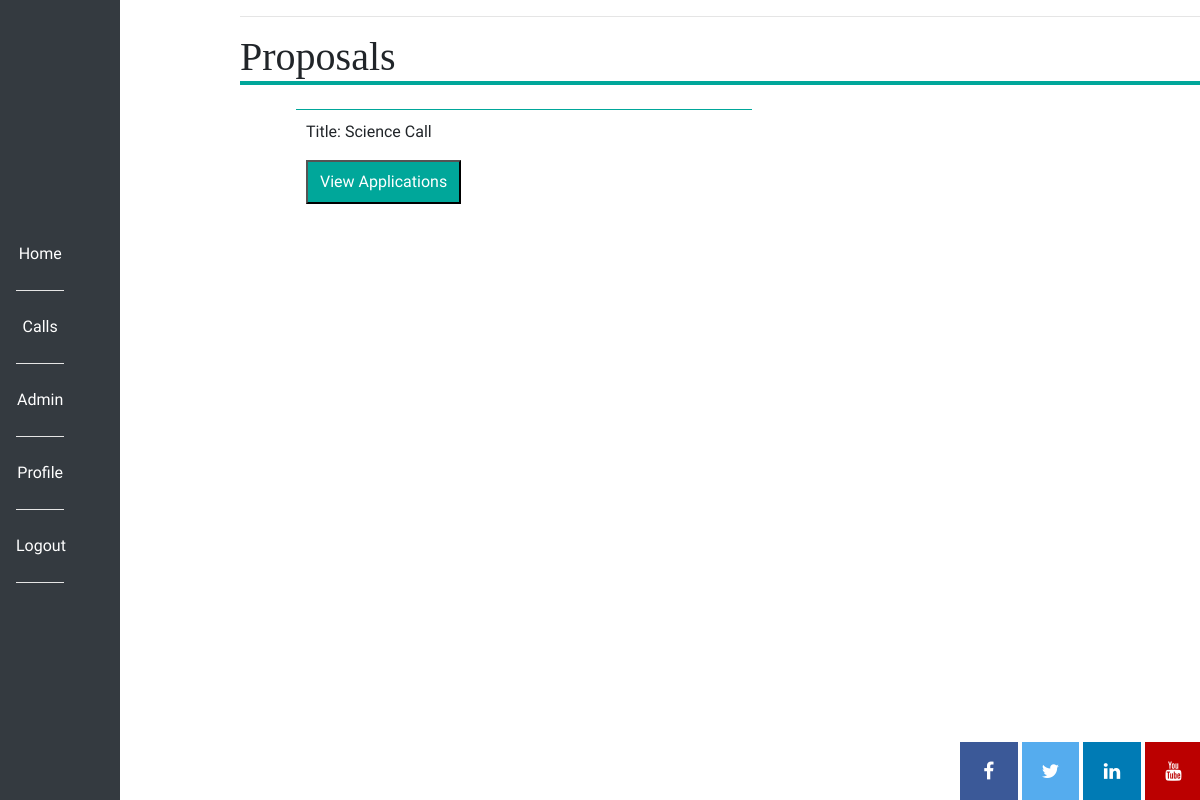
Page /review_applications (signed in) on the earlier database version.
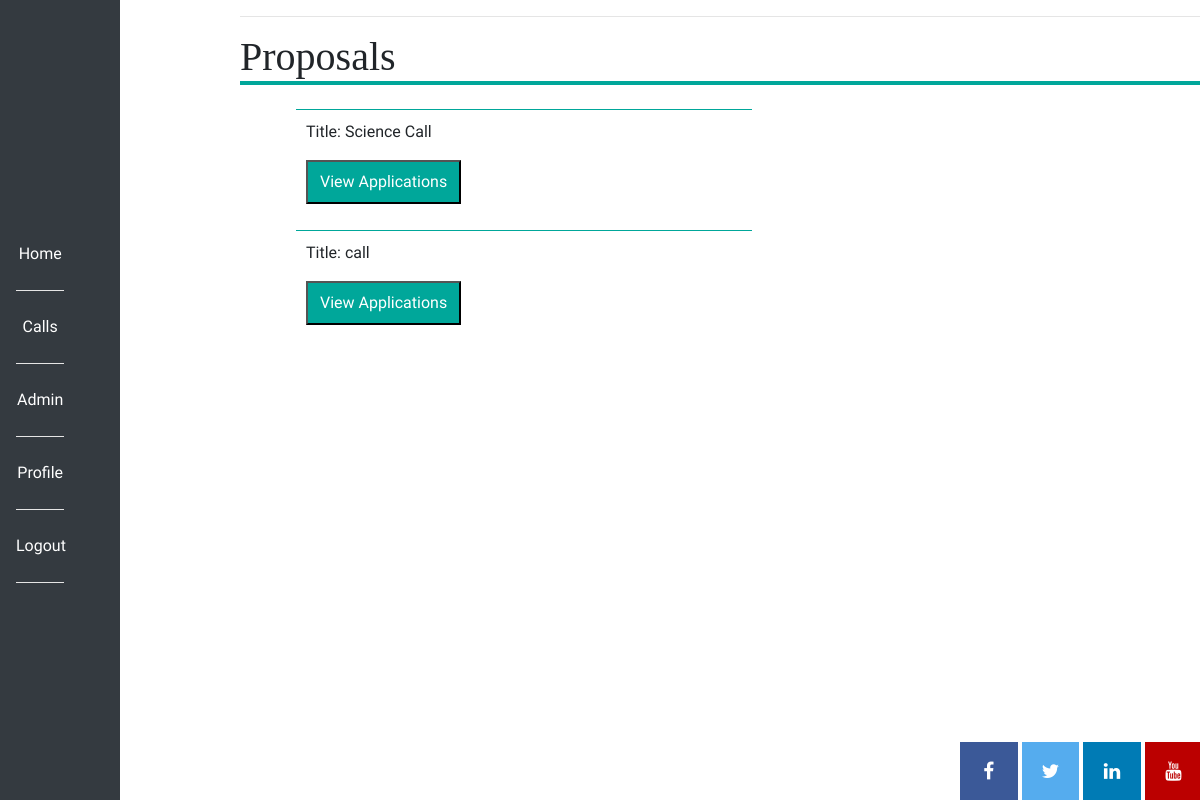
Same page on the later database version.
### app/models.py (models this page shows, shortened)
class Proposal(db.Model):
    id = db.Column(db.Integer, primary_key=True)
    applications = db.relationship("Application", backref="author", lazy="dynamic")
    name = db.Column(db.String(140))
    activities = db.relationship("Activity", backref="author", lazy="dynamic")
    annual_report = db.relationship("AnnualReport", backref="author", lazy="dynamic")
    timestamp = db.Column(db.DateTime, index=True, default=datetime.utcnow)
    user_id = db.Column(db.Integer, db.ForeignKey('user.id'))
    deadline = db.Column(db.String(20))
    text_of_call = db.Column(db.String(500))
    target_audience = db.Column(db.String(50))
    eligibility_criteria = db.Column(db.String(100))
    reporting_guidelines = db.Column(db.String(150))
    start_date = db.Column(db.String(20))
    type_of_call = db.Column(db.String(40))
    call_status = db.Column(db.String(20))
    application_status = db.Column(db.Boolean())

### app/routes.py (the view)
@app.route("/review_applications")
@login_required
def review_applications():
    if not current_user.access == 2 and not current_user.access == 4:
        flash("Reviewers area only")
        return redirect(url_for("index"))
    proposals = Proposal.query.filter_by(application_status=True)
    return render_template("review_applications.html", svg=svg, title="Proposals",
                           proposals=proposals)

### app/models.py (called while the page is built)
@login.user_loader
def load_user(id):
    return User.query.get(int(id))

    def is_admin(self):
        return self.access == 2

### app/routes.py (called while the page is built)
@app.before_request
def before_request():
    if current_user.is_authenticated:
        current_user.last_seen = datetime.utcnow().strftime("%B %d %Y")
        db.session.commit()

### app/templates/review_applications.html
{% extends "base.html" %}
{% block content %}
<main>
<h1>Proposals</h1>
<ul>
{% for entry in proposals %}
    <li class="list">
        <p>Title: {{ entry.name }}</p>
        <a href="{{ url_for('review_individual_apps', id=entry.id) }}"><button>View Applications</button></a>
    </li>
{% endfor %}
</ul>
</main>
{% endblock %}

### app/templates/base.html (shortened to what this page needs)
<html>
    <head>
      <link rel="stylesheet" href="https://cdnjs.cloudflare.com/ajax/libs/font-awesome/4.7.0/css/font-awesome.min.css">
      <link rel="stylesheet" href="https://maxcdn.bootstrapcdn.com/bootstrap/4.3.1/css/bootstrap.min.css">
        <link rel="stylesheet" href="{{  url_for('static', filename='css/style.css') }}">
    </head>
    <body>
        <div class="nav">
        <nav class="navbar">
            <ul class="navbar-nav">
                <li class="nav-item"><a class="nav-link" href="{{ url_for('index') }}">Home</a></li>
                <li class="nav-item"><a class="nav-link" href="{{ url_for('calls') }}">Calls</a></li>
                {% if current_user.is_anonymous %}
                <li class="nav-item"><a class="nav-link" href="{{ url_for('login') }}">Login</a></li>
                {% else %}
                    {% if current_user.is_admin() %}
                        <li class="nav-item"><a class="nav-link" href="{{ url_for('admin') }}">Admin</a></li>
                    {% elif current_user.access == 4 %}
                        <li class="nav-item"><a class="nav-link" href="{{ url_for('reviewer') }}">Reviewer</a></li>
                    {% elif current_user.access == 1 %}
                        <li class="nav-item"><a class="nav-link" href="{{ url_for('workbench') }}">Workbench</a></li>
                    {% elif current_user.access == 3 %}
                        <li class="nav-item"><a class="nav-link" href="{{ url_for('host_institution') }}">Host Institution</a></li>
                    {% endif %}
                    <li class="nav-item"><a class="nav-link" href="{{  url_for('profile', username=current_user.username) }}">Profile</a></li>
                    <li class="nav-item"><a class="nav-link" href="{{ url_for('logout') }}">Logout</a></li>
                {% endif %}
            </ul>
        </nav>
        </div>
        <div class="flash">
            <hr>
            </div>
            {% block content %}{% endblock %}
            <div class="social">
                    <a href="https://www.facebook.com/ScienceFoundationIreland/" target="_blank" class="fa fa-facebook"></a>
                    <a href="https://twitter.com/scienceirel" target="_blank" class="fa fa-twitter"></a>
                    <a href="https://www.linkedin.com/company/science-foundation-ireland" target="_blank" class="fa fa-linkedin"></a>
                    <a href="https://www.youtube.com/ScienceFoundationIreland" target="_blank" class="fa fa-youtube"></a>
            </div>
    </body>
</html>

### app/static/css/style.css (style rules this page uses)
.nav { background-color:#343A40; float:left; width:10%; height:100%; position: fixed; top:0; }
nav { width:100%; float:left; }
.nav-item { text-align:center; border-bottom:.1em #e5e5e5 solid; padding: 1em 0em; color:white; }
.nav-link { font-size:1em; color:white; }
ul { width: 55%; float: left; }
.list { list-style: none; border-top: 1px solid #00A79A; margin: 1em; padding: 10px; }
main { display:block; margin-left:20%; }
h1, h2, h3, h4, h5, h6 { font-family:Georgia, Times, serif; }
h1 { border-bottom: .1em solid #00A79A; }
p, div, a { font-family: 'Nobile', Helvetica, Arial, sans-serif; }
button { background-color:#00A79A; color:white; text-align: center; cursor: pointer; padding: 0.5em 0.75em; }
.nav-link, .nav-link:hover, .nav-link:active, .nav-link:visited { color:white; text-decoration: none; }
.social { float:right; margin-left:80%; position: fixed; bottom: 0; width: 50%; }
.fa { padding:1em; font-size: 1.2em; height:3em; width: 3em; text-align: center; text-decoration: none; }
.fa-facebook { background: #3B5998; color: white; }
.fa-twitter { background: #55ACEE; color: white; }
.fa-linkedin { background: #007bb5; color: white; }
.fa-youtube { background: #bb0000; background: #bb0000; color: white; }
a,a:hover, a:focus, a:active { text-decoration: none; }
.flash { padding-left:20%; width:100%; }

Differences in the rows shown:
added Proposal: name "call"
